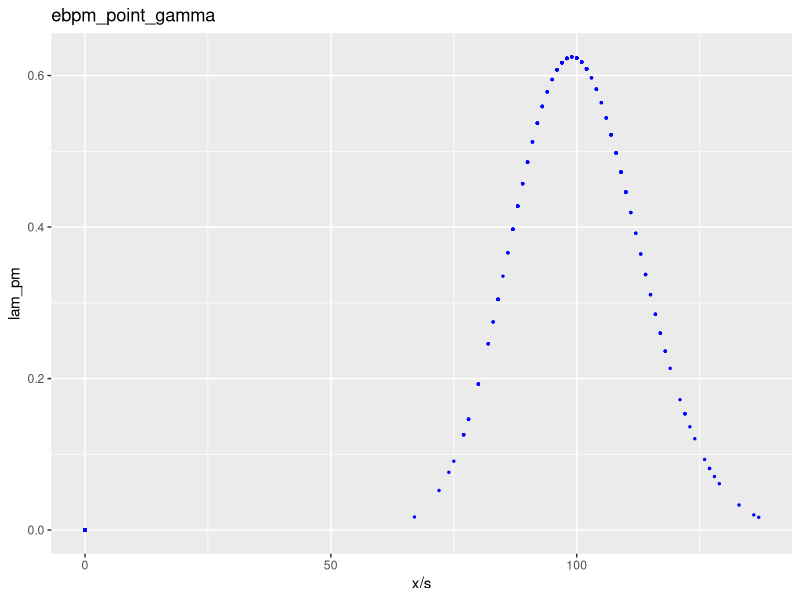

The R script that drew this image:
## ---- chunk 1
library(stats)
library(ggplot2)
set.seed(123)
## ---- chunk 2
pg_nlm_fn <- function(par, x, s){
  pi = log(par[1]) - log(1-par[1])
  a = par[2]
  b  =  exp(par[3])
  d <- dnbinom(x, a, b/(b+s), log = F) 
  c = as.integer(x ==  0) - d
  return(-sum(log(pi*c + d)))
}

transform_param <- function(par0){
  par = rep(0,length(par0))
  par[1] = 1/(1+exp(-par0[1]))
  par[2] = par0[2]
  par[3] = log(par0[3])
  return(par)
}

transform_param_back <- function(par){
  par0 = rep(0,length(par))
  par0[1] = log(par[1]) - log(1-par[1])
  par0[2] = par[2]
  par0[3] = exp(par[3])
  return(par0)
}
## ---- chunk 3
sim_spike_one <- function(pi, a, b){
  if(rbinom(1,1, pi)){return(0)}
  else{return(rgamma(1,shape = a, rate = b))}
}

simulate_pm <- function(s, param){
  pi = param[1]
  a = param[2]
  b  = param[3]
  lam = replicate(length(s), sim_spike_one(pi, a, b))
  x = rpois(length(s), s*lam)
  ll = pg_nlm_fn(param, x, s)
  return(list(x = x, s= s, lam = lam, param = param, ll = ll))
}
## ---- chunk 4
n = 1000
s = replicate(n, 1)
pi  = 0.8
a = 100
b  = 1
param =  c(pi, a, b)
sim = simulate_pm(s, param)
## ---- chunk 5
init_par = c(0.5,1,1)
opt = nlm(pg_nlm_fn, transform_param(init_par), sim$x, sim$s)
opt_par = transform_param_back(opt$estimate)

print(sprintf("oracle ll: %f", -pg_nlm_fn(transform_param(sim$param), sim$x, sim$s)))
print(sprintf("opt    ll: %f", -pg_nlm_fn(transform_param(opt_par), sim$x, sim$s)))

print("oracle:")
print(c(pi, a, b))
print("estimate")
print(opt_par)

## ---- chunk 6
ebpm_point_gamma <- function(x, s, init_par = c(0.5,1,1), seed = 123){
  set.seed(seed) ## though seems determined
  ## MLE
  opt = nlm(pg_nlm_fn, transform_param(init_par), x, s)
  opt_par = transform_param_back(opt$estimate)
  ll =  -pg_nlm_fn(transform_param(opt_par), x, s)

  ## posterior mean
  pi = opt_par[1]
  a =  opt_par[2]
  b =  opt_par[3]
  pm = (1-pi)*dnbinom(x, size = a, prob = b/(b+s))*(a+x)/(b+s)
  return(list(param = opt_par, lam_pm = pm, ll = ll))
}
## ---- chunk 7
fit <- ebpm_point_gamma(sim$x, sim$s)
## ---- chunk 8
df <- data.frame(n = 1:length(sim$x), x = sim$x, s = sim$s, lam = sim$lam, lam_pm = fit$lam_pm)
ggplot(df)  + geom_point(aes(x = x/s, y = lam_pm), color = "blue", cex = 0.5) +
    labs(x = "x/s", y = "lam_pm", title = "ebpm_point_gamma") +
    guides(fill = "color")
